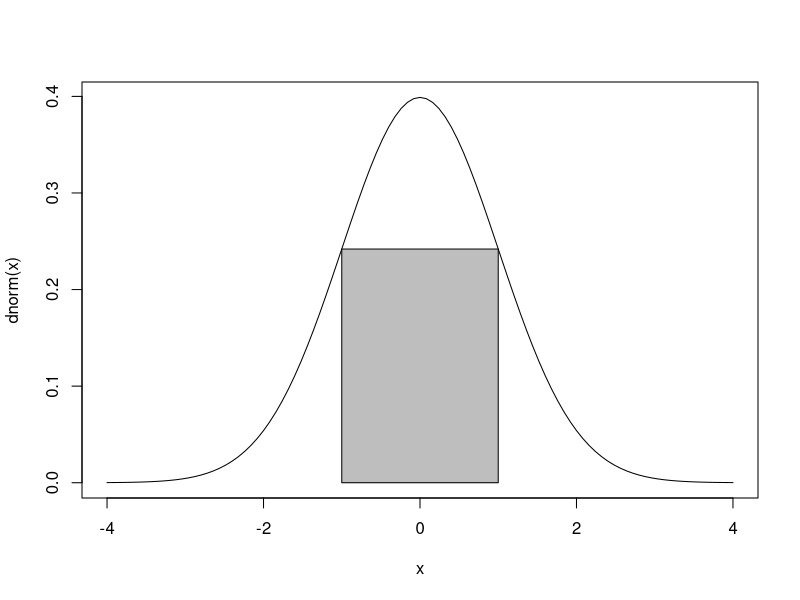
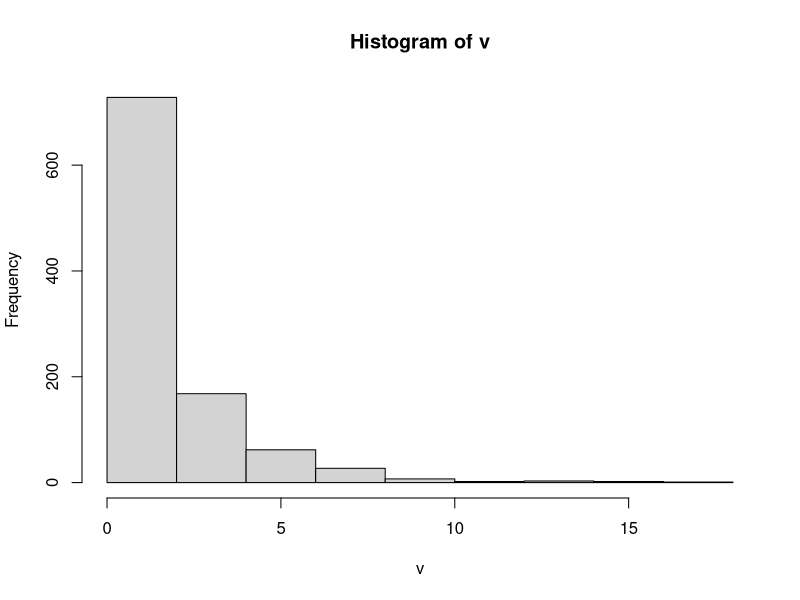

Recreate these plots in R, in order. (Note: a time limit stopped this script after it produced the figures.)
# problem-01 --------------------------------------------

A = matrix(c(9, 7, 13, 0, 2, 1, 6, 8, 3), 3, 3, T)

sub = function(x){

row = c()
for(i in 1:nrow(x)){
if(i %% 2 == 1) {row[i] = i}
}

row = na.omit(row)

col = c()
for(i in 1:ncol(x)){
if(i %% 2 == 1) {col[i] = i}
}

col = na.omit(col)

return(x[row, col])

}

sub(A)

#----------------- Problem-02 -----------------------
curve(dnorm(x), -4, 4)
rect(-1, 0, 1, dnorm(1), col = "grey")

# Problem-03 ----------------------------------------

x = 1:10; y = 11:20

MP = function(x, y){

MAD = function(a){
mean(abs(a - median(a)))
}

X = (x - median(x))/MAD(x)
Y = (y - median(y))/MAD(y)

return(median(X * Y))

}

MP(x, y)


#################### 2019 #########################
#-------------------- problem-01 ------------------
A = matrix(1:9, 3, 3, T)

range = function(x){
  range = c()
  for(i in 1:nrow(x)){
  range[i] = (max(x[i, ]) - min(x[i, ]))
  }
  return(range)
}
range(A)


#------------------- Simulation -------------------
v = c()
for(x in 1:1000){
  u = c()
  u = runif(1, 0, 1)
  i = 1
  while(u >= exp(-1)){
    
    u = cumprod(u)
    
    u = runif(1, 0, 1)
    i = i + 1
  }
  y = i - 1
  
  v[x] = y
  
}

v
hist(v)


#---------------- problem-03 ----------------------
A = matrix(1:9, 3, 3, T)

sums = function(x){
  rowSums(x^3)
}
sums(A)


#  incourse -------------
x = rpois(10, 7.6)
x
A.sort = function(x){
  sort(x)
}
A.sort(x)

own.med = function(x){
  median(A.sort(x))
}
own.med(x)

y = rexp(100, .05)
y
own.med(y)


#---------------------Final 2022-------------------------
# problem-05 ---------------------------------------

N = function(n, lambda){
  x = rpois(n, lambda)
  y = sqrt(n) * (mean(x) - lambda)
  
  return(y)
}
N(101001000, 1.5)

v = c()
for (i in 1:20) {
  v[i] = N(101001000, 1.5)
}
v
mean(v); var(v)

#  problem-06 ------------------------------------

x = rbinom(35, 100, 0.05)

A = matrix(x, 7, 5, T)
A

fx = function(x){
  
  count = c()
  
  for(i in 1:ncol(x)){
    count[i] = sum(x[, i] > 5)
  }
  return(count)
}

fx(A)

chickwts

med = function(x){
  
  n = length(x)
  y = sort(x)
  
  median = if(n %% 2 == 0) {(y[n/2]+y[n/2 + 1])/2} else{y[(n+1)/2]}
  
  return(median = median)
}
med(chickwts$weight)
median(chickwts$weight)
